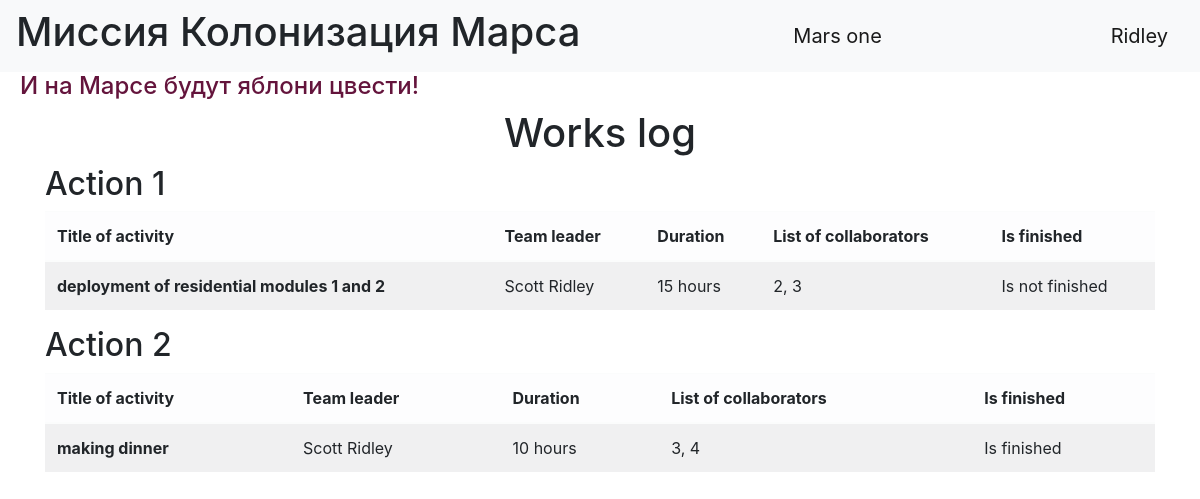
The page / (signed in) on the database its author committed.
### data/users.py (models this page shows, shortened)
class User(SqlAlchemyBase, UserMixin):
    __tablename__ = 'users'
    id = sqlalchemy.Column(sqlalchemy.Integer,
                           primary_key=True, autoincrement=True)
    surname = sqlalchemy.Column(sqlalchemy.String)
    name = sqlalchemy.Column(sqlalchemy.String)
    age = sqlalchemy.Column(sqlalchemy.Integer)
    position = sqlalchemy.Column(sqlalchemy.String)
    speciality = sqlalchemy.Column(sqlalchemy.String)
    address = sqlalchemy.Column(sqlalchemy.String)
    email = sqlalchemy.Column(sqlalchemy.String, unique=True)
    hashed_password = sqlalchemy.Column(sqlalchemy.String)
    modified_date = sqlalchemy.Column(sqlalchemy.DateTime, default=datetime.datetime.now)
    jobs = orm.relationship("Jobs", back_populates='user')

### data/jobs.py (models this page shows)
class Jobs(SqlAlchemyBase):
    __tablename__ = 'jobs'
    id = sqlalchemy.Column(sqlalchemy.Integer,
                           primary_key=True, autoincrement=True)
    team_leader = sqlalchemy.Column(sqlalchemy.Integer, sqlalchemy.ForeignKey("users.id"))
    job = sqlalchemy.Column(sqlalchemy.String)
    work_size = sqlalchemy.Column(sqlalchemy.Integer)
    collaborators = sqlalchemy.Column(sqlalchemy.String)
    start_date = sqlalchemy.Column(sqlalchemy.DateTime, default=datetime.datetime.now)
    end_date = sqlalchemy.Column(sqlalchemy.DateTime)
    is_finished = sqlalchemy.Column(sqlalchemy.Boolean, default=False)
    user = orm.relationship('User')

### model1.py (the view)
@app.route("/")
def journal_works():
    db_session.global_init('db/db.sqlite')
    session = db_session.create_session()
    jobs = session.query(Jobs).all()
    return render_template("journal_works.html", title='List of Jobs', jobs=jobs)

### data/db_session.py (called while the page is built, shortened)
def global_init(db_file):
    global __factory
    if __factory:
        return

def create_session() -> Session:
    global __factory
    return __factory()

### model1.py (called while the page is built)
@login_manager.user_loader
def load_user(user_id):
    db_sess = db_session.create_session()
    return db_sess.query(User).get(user_id)

### templates/journal_works.html
{% extends "base.html" %}
{% block content %}
    <h1 align="center"> Works log </h1>
    {% for item in jobs %}
        <h2> Action {{ item.id }}</h2>
        <div>
            <table class="table table-light table-striped">
                <thead>
                    <tr>
                      <th scope="col">Title of activity</th>
                      <th scope="col">Team leader</th>
                      <th scope="col">Duration</th>
                      <th scope="col">List of collaborators</th>
                      <th scope="col">Is finished</th>
                    </tr>
                </thead>
                <tbody>
                    <tr>
                        <th>{{ item.job }}</th>
                        <td>{{ item.user.surname }} {{ item.user.name }}</td>
                        <td>{{ item.work_size }} hours</td>
                        <td>{{ item.collaborators }}</td>
                        <td>
                            {% if item.is_finished %}
                                Is finished
                            {% else %}
                                Is not finished
                            {% endif %}
                        </td>
                    </tr>
                </tbody>
            </table>
        </div>
    {% endfor %}
{% endblock %}

### templates/base.html (shortened to what this page needs)
<!doctype html>
<html lang="en">
<head>
    <link rel="stylesheet"
          href="https://stackpath.bootstrapcdn.com/bootstrap/4.4.1/css/bootstrap.min.css"
>
    <link rel="stylesheet" type="text/css" href="{{url_for('static', filename='css/style.css')}}" />
</head>
<body>
<header>
    <nav class="navbar navbar-light bg-light">
        <h1>Миссия Колонизация Марса</h1>
        <a class="navbar-brand" href="#">Mars one</a>
        {% if current_user.is_authenticated %}
            <a class="navbar-brand" href="/logout">{{ current_user.name }}</a>
        {% else %}
            <p>
                <a class="btn btn-primary " href="/register">Зарегистрироваться</a>
                <a class="btn btn-success" href="/login">Войти</a>
            </p>
        {% endif %}
    </nav>
</header>
<h4>И на Марсе будут яблони цвести!</h4>
<main role="main" class="container">
    {% block content %}{% endblock %}
</main>
</body>
</html>

### static/css/style.css (style rules this page uses)
h4 { color: rgb(100, 20, 60); padding-left: 20px; }

### rows shown on the page
User: name "Ridley"
Jobs: id "1", job "deployment of residential modules 1 and 2", user.surname "Scott", user.name "Ridley", work_size "15", collaborators "2, 3", is_finished "Is not finished"
Jobs: id "2", job "making dinner", user.surname "Scott", user.name "Ridley", work_size "10", collaborators "3, 4", is_finished "Is finished"
